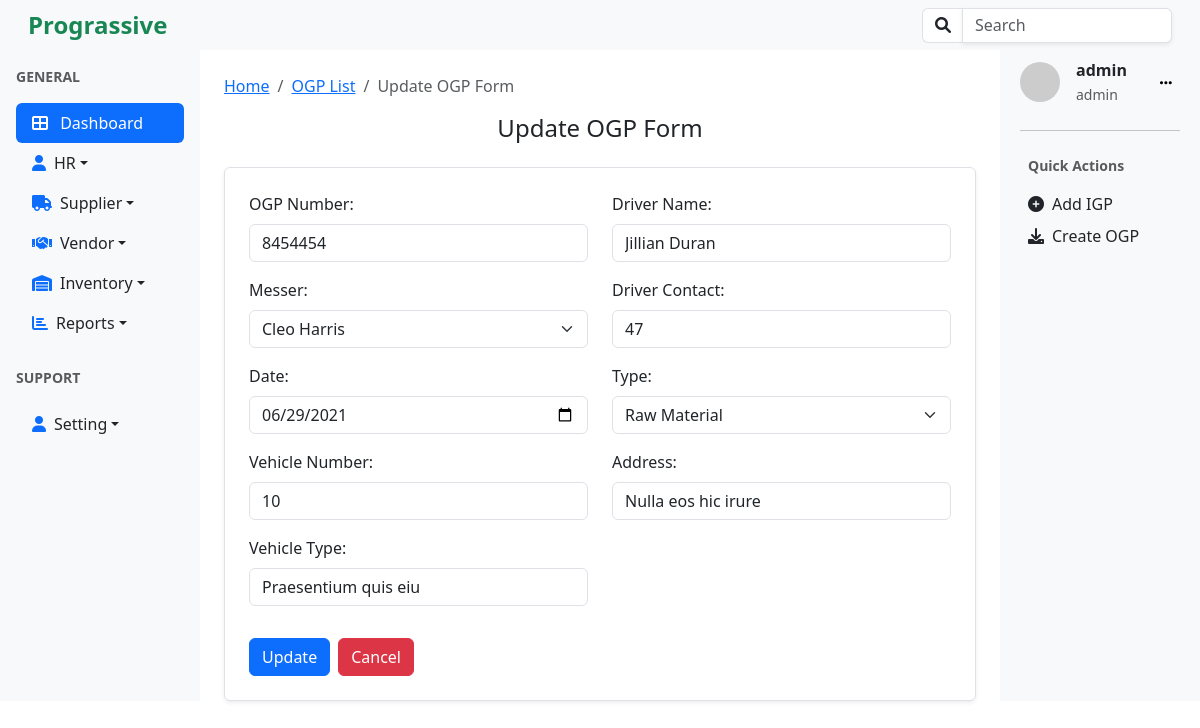
The page /ogp/udpate/11/ (signed in) on the database its author committed.
### ogp/models.py (models this page shows, shortened)
class OGP(models.Model):
    ogp_number = models.CharField(max_length=20, unique=True)
    messer = models.ForeignKey(Vendor, on_delete=models.CASCADE)
    date = models.DateField(default=timezone.now)
    vehicle_number = models.CharField(max_length=20, blank=True, null=True)
    vehicle_type = models.CharField(max_length=50, blank=True, null=True)
    driver_name = models.CharField(max_length=50, blank=True, null=True)
    driver_contact = models.CharField(max_length=15, blank=True, null=True)
    category = models.ForeignKey(Category, on_delete=models.CASCADE)
    address = models.CharField(max_length=100, null=False, blank=False)
    created_by = models.ForeignKey(User, on_delete=models.CASCADE, null=True, blank=True)
    created_at = models.DateTimeField(auto_now_add=True, null=True, blank=True )
    updated_at = models.DateTimeField(auto_now=True, null=True, blank=True)

### vendor/models.py (models this page shows, shortened)
class Vendor(models.Model):
    name=models.CharField(max_length=20, blank=False, unique=True)
    phone=models.CharField(max_length=15)
    address =models.CharField(max_length=100, blank=True, null=True)

### categories/models.py (models this page shows, shortened)
class Category(models.Model):
    name=models.CharField(max_length=30, null=False, blank=False, unique=True)
    description = models.TextField(null=True, blank=True)

### accounts/models.py (models this page shows, shortened)
class User(AbstractUser):
    role = models.ForeignKey(Role, on_delete=models.SET_NULL, null=True, blank=True)

class Role(models.Model):
    ADMIN = 'admin'
    HR = 'hr'
    STAFF = 'staff'
    ROLE_CHOICES = [
        (ADMIN, 'Admin'),
        (HR, 'HR'),
        (STAFF, 'Staff'),
    ]
    name = models.CharField(max_length=50, choices=ROLE_CHOICES, default=STAFF)
    description = models.TextField(blank=True)
    def __str__(self):
        return self.name

### utils/decorators.py (the view, shortened to what this page needs)
        def _wrapped_view(request, *args, **kwargs):
            return view_func(request, *args, **kwargs)

### ogp/forms.py
class OGPForm(forms.ModelForm):
    class Meta:
        model = OGP
        fields = [
            'ogp_number',
            'messer',
            'date',
            'vehicle_number',
            'vehicle_type',
            'driver_name',
            'driver_contact',
            'category',
            'address'
        ]

### ogp/views.py (called while the page is built)
@login_required
@role_required('admin')
def update_ogp(request, pk):
    ogp = get_object_or_404(OGP, pk=pk)
    vendors = Vendor.objects.all()
    categories = Category.objects.all()
    if request.method == "POST":
        form = OGPForm(request.POST, instance=ogp)
        if form.is_valid():
            ogp = form.save()
            ogp_number = ogp.ogp_number
            return redirect(reverse('update_ogp_items', kwargs={'ogp_number':ogp_number}))
    else:
        form = OGPForm(instance=ogp)
    return render(request, 'update_ogp.html', {'form':form, 'vendors':vendors, 'categories':categories, 'ogp':ogp})

### ogp/templates/update_ogp.html (shortened to what this page needs)
{% extends 'base.html' %}
{% block content %}
<div class="container mt-4">
    <nav aria-label="breadcrumb">
        <ol class="breadcrumb">
            <li class="breadcrumb-item"><a href="#">Home</a></li>
            <li class="breadcrumb-item"><a href="{% url 'ogp_list' %}">OGP List</a></li>
            <li class="breadcrumb-item active" aria-current="page">Update OGP Form</li>
        </ol>
    </nav>
    <div class="d-flex justify-content-center mb-3">
        <h1 class="h4">Update OGP Form</h1>
    </div>
    <form method="post" action="{% url 'update_ogp' ogp.id %}" class="border rounded p-4 shadow-sm bg-white">
        <div class="row">
            <div class="col-md-6">
                <div class="mb-3">
                    <label for="ogp_number" class="form-label">OGP Number:</label>
                    <input type="text" name="ogp_number" class="form-control" id="ogp_number"
                           placeholder="Please Enter OGP Number..." value="{{ ogp.ogp_number }}" required>
                </div>
                <div class="mb-3">
                    <label for="messer" class="form-label">Messer:</label>
                    <select id="messer" name="messer" class="form-select" required>
                        {% for v in vendors %}
                            <option value="{{ v.id }}" {% if ogp.messer_id == v.id %}selected{% endif %}>{{ v.name }}</option>
                        {% endfor %}
                    </select>
                </div>
                <div class="mb-3">
                    <label for="date" class="form-label">Date:</label>
                    <input type="date" name="date" class="form-control" id="date" value="{{ ogp.date|date:'Y-m-d' }}" required>
                </div>
                <div class="mb-3">
                    <label for="vehicle_number" class="form-label">Vehicle Number:</label>
                    <input type="text" name="vehicle_number" class="form-control" id="vehicle_number"
                           placeholder="Enter Your Vehicle Number..." value="{{ ogp.vehicle_number }}">
                </div>
                <div class="mb-3">
                    <label for="vehicle_type" class="form-label">Vehicle Type:</label>
                    <input type="text" name="vehicle_type" class="form-control" id="vehicle_type"
                           placeholder="Please Enter Vehicle Type" value="{{ ogp.vehicle_type }}">
                </div>
            </div>
            <div class="col-md-6">
                <div class="mb-3">
                    <label for="driver_name" class="form-label">Driver Name:</label>
                    <input type="text" name="driver_name" class="form-control" id="driver_name"
                           placeholder="Please Enter Driver Name" value="{{ ogp.driver_name }}">
                </div>
                <div class="mb-3">
                    <label for="driver_contact" class="form-label">Driver Contact:</label>
                    <input type="text" name="driver_contact" class="form-control" id="driver_contact"
                           placeholder="Please Enter Driver Contact" value="{{ ogp.driver_contact }}">
                </div>
                <div class="mb-3">
                    <label for="category" class="form-label">Type:</label>
                    <select id="category" name="category" class="form-select" required>
                        {% for category in categories %}
                            <option value="{{ category.id }}" {% if ogp.category_id == category.id %}selected{% endif %}>
                                {{ category.name }}
                            </option>
                        {% endfor %}
                    </select>
                </div>
                <div class="mb-3">
                    <label for="address" class="form-label">Address:</label>
                    <input type="text" name="address" class="form-control" id="address" placeholder="Please Enter Address" value="{{ ogp.address }}">
                </div>
            </div>
        </div>
        <div class="d-flex justify-content-start mt-3">
            <button type="submit" class="btn btn-primary me-2">Update</button>
            <button type="button" class="btn btn-danger" onclick="cancelAction()">Cancel</button>
        </div>
    </form>
</div>
{% endblock %}

### templates/right_sidebar.html (shortened to what this page needs)
<div class=" bg-light p-2">
  <div class="d-flex align-items-center mb-4 ml-2">
    <img
      src="https://ui-avatars.com/api/?name={{user.username}}"
      alt="User Avatar"
      class="rounded-circle me-3"
      width="40"
    />
    <div>
      <p class="mb-0 fw-bold">{{user.username}}</p>
      <small class="text-muted">{{user.role}}</small>
    </div>
    <div class="dropdown ms-auto">
    <button class="btn btn-light btn-sm ms-auto "  id="dropdownMenuButton" data-bs-toggle="dropdown" aria-expanded="false" style="box-shadow: none; border:1px;">
      <i class="fa fa-ellipsis-h"></i>
    </button>
</div>
  </div>
  <hr />
  <div class="mb-4 p-2">
    <p class="text-muted small fw-bold">Quick Actions</p>
    <ul class="list-unstyled">
      <li class="mb-2">
        <a href="{% url 'create_igp'%}" class="d-flex align-items-center text-dark text-decoration-none">
          <i class="fa fa-plus-circle me-2"></i> Add IGP
        </a>
      </li>
      <li>
        <a href="#" class="d-flex align-items-center text-dark text-decoration-none">
          <i class="fa fa-download me-2"></i> Create OGP
        </a>
      </li>
    </ul>
  </div>
</div>

### rows shown on the page
OGP: ogp_number "8454454", messer "Cleo Harris", date "06/29/2021", vehicle_number "10", vehicle_type "Praesentium quis eiu", driver_name "Jillian Duran", driver_contact "47", category "Raw Material", address "Nulla eos hic irure"
User: username "admin", role "admin"
